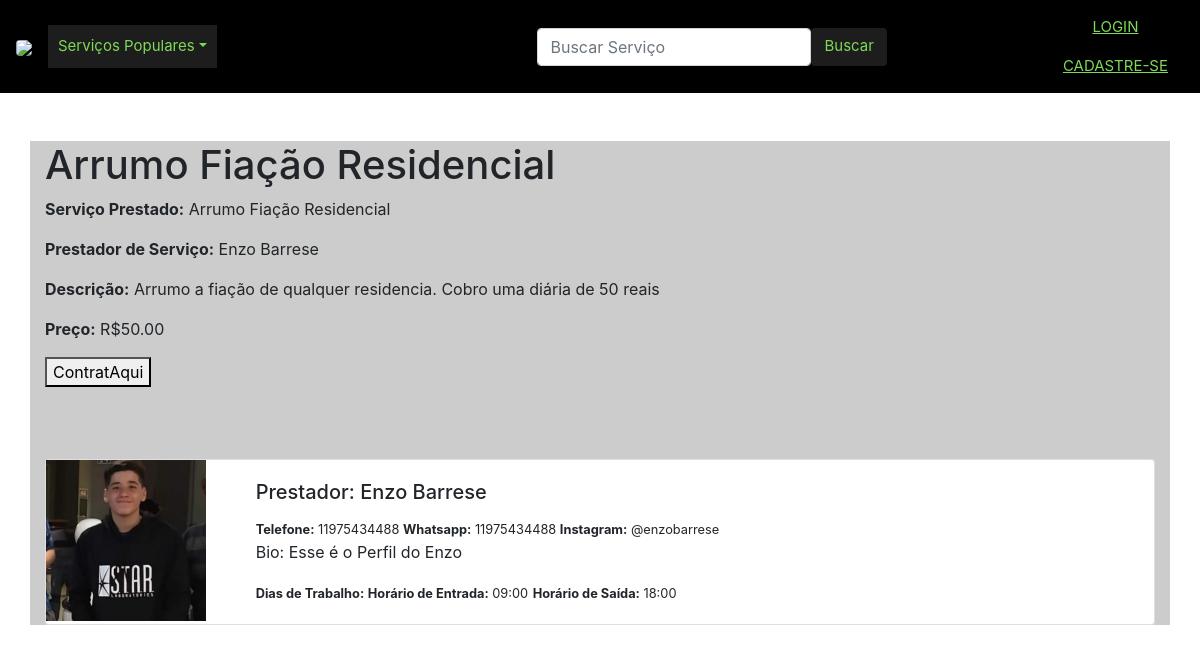
The page /servico/5/ on the database as committed earlier.
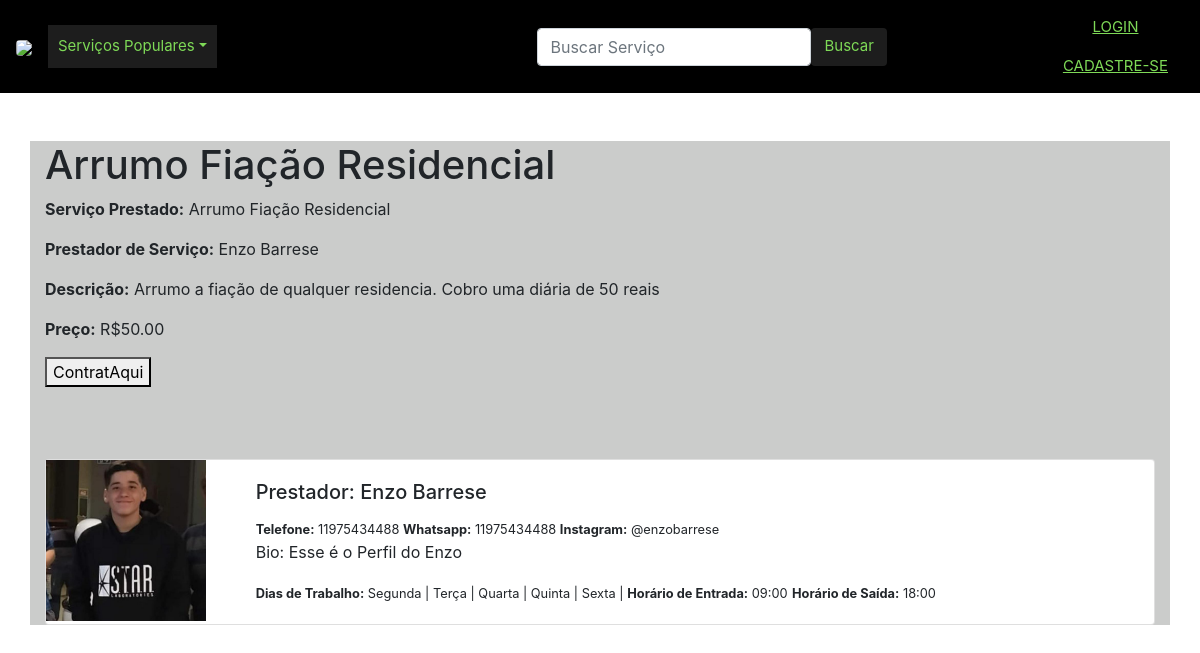
The same page on the database as committed later.
### site_final/models.py (models this page shows, shortened)
class Servico(models.Model):
    nome = models.CharField(max_length=100)
    descricao = models.TextField()
    autor = models.ForeignKey(User, on_delete=models.CASCADE)
    categoria = models.ForeignKey(Categoria, on_delete=models.CASCADE)
    subcategoria = models.ForeignKey(SubCategoria, on_delete=models.CASCADE)
    preco = models.DecimalField(max_digits=6, decimal_places=2, default=0.0)

class Perfil(models.Model):
    user = models.OneToOneField(User,null=True,on_delete=models.CASCADE)
    bio = models.TextField()
    foto_de_perfil = models.ImageField(null=True, blank=True,upload_to="imagens/perfil/")
    telefone = models.CharField(null=True, blank=True,max_length=11)
    whatsapp = models.CharField(null=True, blank=True,max_length=11)
    instagram = models.CharField(null=True, blank=True,max_length=25)
    dias_de_trabalho = models.ManyToManyField(DiaDaSemana)
    horario_entrada = models.TimeField(default='09:00')
    horario_saida = models.TimeField(default='18:00')

class DiaDaSemana(models.Model):
    DIAS_DA_SEMANA = [
        ('Segunda', 'Segunda'),
        ('Terça', 'Terça'),
        ('Quarta', 'Quarta'),
        ('Quinta', 'Quinta'),
        ('Sexta', 'Sexta'),
        ('Sábado', 'Sábado'),
        ('Domingo', 'Domingo'),
    ]
    dia = models.CharField(max_length=50, choices=DIAS_DA_SEMANA)
    def __str__(self):
        return self.dia

### site_final/views.py (the view)
# urls.py: path('servico/<int:pk>/', ServicoDetailView.as_view(), name='servico-detail'),
class ServicoDetailView(DetailView):
    model = Servico
    template_name = 'servico/servico_detail.html'
    context_object_name = 'servico'
    def get_context_data(self, *args, **kwargs):
        list_types = Categoria.objects.all()
        context = super(ServicoDetailView,self).get_context_data( *args, **kwargs)
        context["list_types"] = list_types
        return context

### site_final/context_processors.py (called while the page is built)
def categorias(request):
    categorias = Categoria.objects.all()
    cat=Categoria.objects.all()
    choices_dynamic = []
    for choice in cat:
        choices_dynamic.append(choice)
    return {'list_types': choices_dynamic}

### site_final/models.py (called while the page is built)
    def __str__(self):
        return self.nome

### site_final/templates/servico/servico_detail.html (shortened to what this page needs)
<!DOCTYPE html>
<html lang="en">
<head>
</head>
<body>
  {% extends 'base.html' %}
  {% block content %}
  <h1>{{ servico.nome }}</h1>
  <p><strong>Serviço Prestado:</strong> {{ servico.nome }}</p>
  <p><strong>Prestador de Serviço:</strong> {{ servico.autor.first_name }} {{ servico.autor.last_name }}</p>
  <p><strong>Descrição:</strong> {{ servico.descricao }}</p>
  <p><strong>Preço:</strong> R${{ servico.preco }}</p>
  {% if not user.is_authenticated or user != servico.autor %}
  <form action="{% url 'conversas' servico_id=servico.id username=request.user.username autor_username=servico.autor.username %}" method="post">
    <button type="submit">ContratAqui</button>
  </form>
  {% endif %}
  <br><br><br>
  <div class="card mb-3">
    <div class="row g-0">
      <div class="col-md-2">
        <img src="{{servico.autor.perfil.foto_de_perfil.url}}" class="img-fluid rounded-start">
      </div>
      <div class="col-md-10">
        <div class="card-body">
          <h5 class="card-title">Prestador: {{ servico.autor.first_name }} {{ servico.autor.last_name }}</h5>
          {% if servico.autor.perfil.telefone %}
          <span class="card-text"><small
              class="text-body-secondary"><strong>Telefone:</strong> {{servico.autor.perfil.telefone}} </small></span>
          {% endif %}
          {% if servico.autor.perfil.whatsapp %}
          <span class="card-text"><small
              class="text-body-secondary"><strong>Whatsapp:</strong> {{servico.autor.perfil.whatsapp}} </small></span>
          {% endif %}
          {% if servico.autor.perfil.instagram %}
          <span class="card-text"><small
              class="text-body-secondary"><strong>Instagram:</strong> {{servico.autor.perfil.instagram}} </small></span>
          {% endif %}
          {% if servico.autor.perfil.bio %}
          <p class="card-text">Bio: {{ servico.autor.perfil.bio }}</p>
          {% endif %}
          {% if servico.autor.perfil.dias_de_trabalho %}
          <span class="card-text"><small
            class="text-body-secondary"><strong>Dias de Trabalho:</strong>
          {% for dia in servico.autor.perfil.dias_de_trabalho.all %}
           {{ dia }} |
          {% endfor %}</small></span>
          {% endif %}
          {% if servico.autor.perfil.horario_entrada %}
          <span class="card-text"><small
            class="text-body-secondary"><strong>Horário de Entrada:</strong> {{ servico.autor.perfil.horario_entrada|time:"H:i" }}</small></span>
          {% endif %}
          {% if servico.autor.perfil.horario_saida %}
          <span class="card-text"><small
            class="text-body-secondary"><strong>Horário de Saída:</strong> {{ servico.autor.perfil.horario_saida|time:"H:i" }}</small></span>
          {% endif %}
        </div>
      </div>
    </div>
  </div>
  {% endblock %}

### site_final/templates/base.html (shortened to what this page needs)
<!doctype html>
<html lang="en">
<head>
  <link rel="stylesheet" href="https://cdn.jsdelivr.net/npm/bootstrap@4.4.1/dist/css/bootstrap.min.css">
</head>
<body>
  <nav class="navbar navbar-expand-lg navbar-dark" style="background-color: black;">
    <div class="media">
      <a  href="{% url 'home' %}">
        <img src="https://i.imgur.com/P3f7N1S.png" width="190" class="mr-3 rounded" href="{% url 'home' %}">
      </a>
    </div>
    <div class="collapse navbar-collapse" id="navbarSupportedContent">
      <ul class="navbar-nav me-auto mb-2 mb-lg-0">
        <li class="nav-item dropdown">
          <a class="nav-link dropdown-toggle"  href="#" role="button" data-bs-toggle="dropdown" aria-expanded="false" style="padding:10px; background-color: rgb(29, 29, 29);color: rgb(126,217,87); font-size: 15px;">Serviços Populares</a>
        </li>
      </ul>
      <form class="d-flex" role="search" method="POST" action="{% url 'search' %}">
        <input class="form-control me-2" type="search" placeholder="Buscar Serviço" aria-label="Search" name = "searched">
        <button class="btn btn-outline-secundary" type="submit"  style="background-color: rgb(29, 29, 29) ; color: rgb(126,217,87); font-size: 15px; text-align: center;" >Buscar</button>
      </form>
      <ul class="form-inline my-2 my-lg-0">
        {% if user.is_authenticated %}
          <ul class="nav-item">
            <a class="nav-link" href="{% url 'logout' %}" style="background-color: rgb(29, 29, 29) ;color: rgb(126,217,87); font-size: 15px; text-align: center;"><u>SAIR</u></a>
          </ul>
        {% else %}
          <ul class="nav-item">
            <a class="nav-link" href="{% url 'login' %}" style="color: rgb(126,217,87); font-size: 15px; text-align: center;"><u>LOGIN</u></a>
            <a class="nav-link" href="{% url 'register' %}" style="color: rgb(126,217,87); font-size: 15px; text-align: center;"><u>CADASTRE-SE</u></a>
          </ul>
        {% endif %}
      </ul>
    </div>
  </nav>
  <br /><br />
  <div class="container" style="background-color: rgba(22, 24, 22, 0.22);">
    {% block content %}
    {% endblock %}
  </div>
</body>
</html>

Rows that differ between the two databases and show on the page:
added DiaDaSemana: dia "Segunda"
added DiaDaSemana: dia "Terça"
added DiaDaSemana: dia "Quarta"
added DiaDaSemana: dia "Quinta"
added DiaDaSemana: dia "Sexta"
